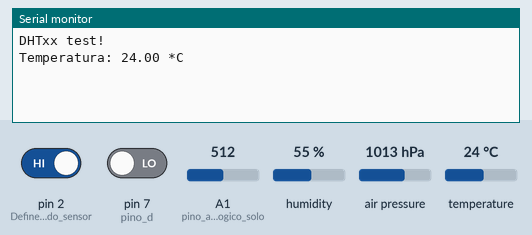
The sketch below on a simulated Arduino Uno, built with avr-gcc and run on an emulated ATmega328P. Parts: the last lines printed to the serial monitor. The test bench sets the inputs (shaded band); at power-on: humidity 55 %, air pressure 1013 hPa, pin 7 (pino_d) LOW, temperature 24 °C, pin 2 (Define_a_porta_do_sensor) HIGH, A1 (pino_analogico_solo) = 512. The modem accepts every AT command (registered, SIM ready, sends succeed) and sends nothing else.

Above: at 9.2 s.
9.3 s: humidity set to 22 %
At 12.2 s:
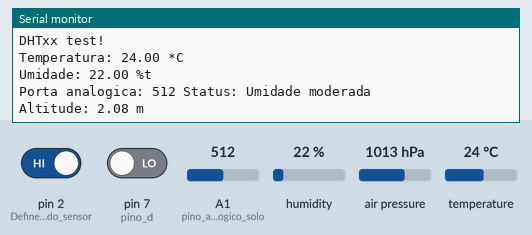
12.5 s: air pressure set to 952 hPa
At 14.9 s:
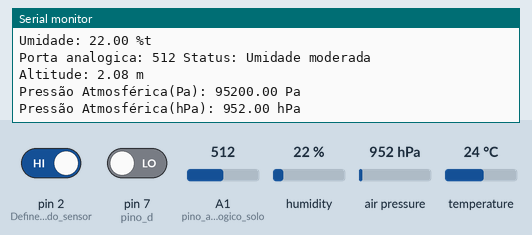
15.7 s: pin 7 (pino_d) driven HIGH
18.7 s: temperature set to 12 °C
At 24.4 s:
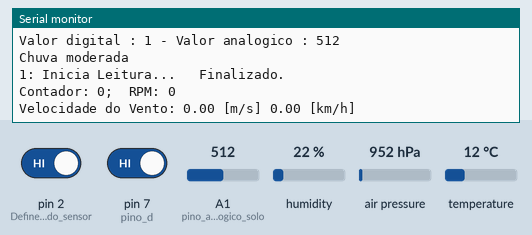
24.7 s: air pressure set to 975 hPa
At 26.0 s:
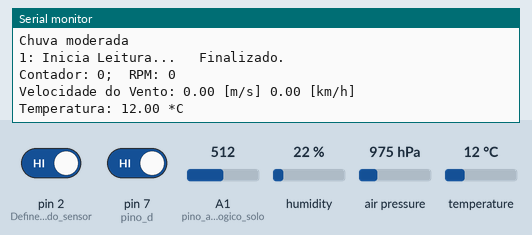

The sketch:

projeto.ino
```cpp
#include <SoftwareSerial.h>
#include "DHT.h"                      //Biblioteca sensor de umidade e temperatura
#include <Adafruit_BMP085.h>          // Biblioteca de pressão atmosférica
#include <Wire.h>


#define DHTPIN A0                     //Pino analógico que o sensor de umidade e temperatura está conectado
#define DHTTYPE DHT11                 //definindo o sensor de umidade DHT 11
DHT dht(DHTPIN, DHTTYPE);             //Definindo o nome do sensor de umidade e temperatura
Adafruit_BMP085 bmp180;               // Definindo o nome do sensor de pressão atmosférica


#define pino_analogico_solo A1        //Definindo o pino analógico do sensor umidade do solo
#define ESP8266_RX 0  // Conectado ao TX do ESP8266
#define ESP8266_TX 1

SoftwareSerial espSerial(ESP8266_RX, ESP8266_TX);

String ssid = "YOUR_WIFI_SSID";
String password = "YOUR_WIFI_PASSWORD";
String firebaseHost = "YOUR_FIREBASE_PROJECT_ID.firebaseio.com";
String firebaseAuth = "YOUR_DATABASE_SECRET";

int valor_analogico;                  //Variável de leitura do sensor de umidade do solo
int pino_d = 7;                       //Definindo o pino digital do sensor de preciptação da chuva
int pino_a = A2;                      //Definindo o pino analógico do sensor de preciptação da chuva

const float pi = 3.14159265;          //Número de pi
int periodo = 5000;                   //Tempo de medida(miliseconds)
int delaytime = 2000;                 //Invervalo entre as amostras (miliseconds)
int raio = 180;                       //Raio do anemometro(mm)

// --- Variáveis Globais ---
unsigned int amostra  = 0;            //Armazena o número de amostras
unsigned int count = 0;               //Contador para o sensor
unsigned int RPM = 0;                 //Rotações por minuto
float velocidade_ms = 0;              //Velocidade do vento (m/s)
float velocidade_km = 0;              //Velocidade do vento (km/h)


void setup() {
  Serial.begin(9600);                 //Inicia o serial monitor
  espSerial.begin(115200);
  Serial.println("DHTxx test!");
  dht.begin();                        //Inicia o sensor de umidade e temperatura
  pinMode(pino_analogico_solo, INPUT);//Define a porta do sensor (unmidade solo)como entrada de dados
  pinMode(pino_d, INPUT);             // Define a porta do sensor(Chuva - digital) como entrada de dados
  pinMode(pino_a, INPUT);             //Define a porta do sensor (Chuva - analógico) como entrada de dados
  pinMode(2, INPUT);                  // Define a porta do sensor anemômetro como entrada de dados
  digitalWrite(2, HIGH);              //Liga o sensor anemômetro
  if(!bmp180.begin()){                //Confere se o sensor de pressão está funcionando
    Serial.println("Sensor não encontrado!!");
    while(1){}
  }

  setupWiFi();

}

void loop() {


  Temperatura();                      //Chama função que mede a Temperatura do ambiente
  Umidade();                          //Chama função que mede a Umidade do ambiente
  UmidadeSolo();                      //Chama função que mede a Umidade do solo
  Altitude();                         //Chama função que mede a Altitude
  Pressao();                          //Chama função que mede a pressão atmosférica
  PrecptacaoChuva();                  //Chama função que identifica a chuva
  Anemometro();                       //Chama função que mede a velocidade do vento
  Serial.println("");
  Serial.println("");
  Serial.println("");
  Serial.println("");

}

void Temperatura(){
  float temperatura = dht.readTemperature(); //Faz a leitura da temperatura do ambiente

  //Confere se o sensor foi encontrado
  if(isnan(temperatura)){
    Serial.println("Sensor de temperatura não encontrado");
  }else{
    Serial.print("Temperatura: ");
    Serial.print(temperatura);
    Serial.println(" *C");
  }

  sendDataToFirebase("/temperature", String(temperatura));
}

void Umidade(){
  float umidade = dht.readHumidity(); //Faz a leitura da umidade do ambiente

  //Confere se o sensor foi encontrado
  if(isnan(umidade)){
    Serial.println("Sensor de umidade não encontrado");
  }else{
    Serial.print("Umidade: ");
    Serial.print(umidade);
    Serial.println(" %t");
  }
}

void UmidadeSolo(){
  //Lê o valor do pino analógico
  valor_analogico = analogRead(pino_analogico_solo);

  //Mostra o valor da porta analogica no serial monitor
  Serial.print("Porta analogica: ");
  Serial.print(valor_analogico);

  if (valor_analogico > 0 && valor_analogico <= 400){
    Serial.println(" Status: Solo umido");
  } else if (valor_analogico > 400 && valor_analogico <= 800){
    Serial.println(" Status: Umidade moderada");
  } else if (valor_analogico > 800 && valor_analogico <= 1024){
    Serial.println(" Status: Solo seco");
  }
  delay(100);
  //Fazer a função map futuramente !!IMPORTANTE!!
}


void PrecptacaoChuva(){
  int val_d = digitalRead(pino_d);                //Variavel de leitura digital do sensor de preciptação da chuva
  int val_a = analogRead(pino_a);                 //Variavel de leitura analógica do sensor de preciptação da chuva

  Serial.print("Valor digital : ");               //Posso tirar - Era só para saber se estava ok !!IMPORTANTE!!
  Serial.print(val_d);
  Serial.print(" - Valor analogico : ");
  Serial.println(val_a);

  //Confere a intensidade da chuva
  if (val_a >900 && val_a <= 1023){
    Serial.println("Não há chuva");
  }else if (val_a >600 && val_a <=900){
    Serial.println("Chuva fraca");
  }else if (val_a >400 && val_a <=600){
    Serial.println("Chuva moderada");
  }else if (val_a <400){
    Serial.println("Chuva forte");
  }
  delay(1000);

  //Acrescentar o sensor ultrassonico para medir a quantidade de chuva !!IMPORTANTE!!
}

void Anemometro(){

  amostra++; //Posso retirar depois - era so para conferir a contagem !! IMPORTANTE !!
  Serial.print(amostra);
  Serial.print(": Inicia Leitura...");
  Velocidade_Vento();
  Serial.println("   Finalizado.");
  Serial.print("Contador: ");
  Serial.print(count);
  Serial.print(";  RPM: ");
  RPMcalc();
  Serial.println(RPM);
  Serial.print("Velocidade do Vento: ");


  Velocidade_MS();
  Serial.print(velocidade_ms);
  Serial.print(" [m/s] ");


  Velocidade_KM();
  Serial.print(velocidade_km);
  Serial.print(" [km/h] ");
  Serial.println();

  delay(delaytime);
}


void Altitude(){
  float altitude = bmp180.readAltitude();
  Serial.print("Altitude: ");
  Serial.print(altitude);
  Serial.println(" m");
  delay(3000);
}


void Pressao(){
  float pressao = bmp180.readPressure();
  Serial.print("Pressão Atmosférica(Pa): ");
  Serial.print(pressao);
  Serial.println(" Pa");
  pressao = pressao / 100;
  Serial.print("Pressão Atmosférica(hPa): ");
  Serial.print(pressao);
  Serial.println(" hPa");
  delay(3000);
}


void Velocidade_Vento() {
  velocidade_ms = 0;
  velocidade_km = 0;

  count = 0;
  attachInterrupt(0, addcount, RISING);
  unsigned long millis();
  long startTime = millis();
  while (millis() < startTime + periodo) {}
}


void RPMcalc() {
  RPM = ((count) * 60) / (periodo / 1000); // Calcula a rotação por minuto (RPM)
}


void Velocidade_MS() {
  velocidade_ms = ((2 * pi * raio * RPM) / 60) / 1000; //Calcula a velocidade do vento em m/s
}


void Velocidade_KM() {
  velocidade_km = (((2 * pi * raio * RPM) / 60) / 1000) * 3.6; //Calcula velocidade do vento em km/h
}


void addcount() {
  count++;
}

void setupWiFi() {
  sendCommand("AT+RST", 2000);
  sendCommand("AT+CWMODE=1", 1000);
  sendCommand("AT+CWJAP=\"" + ssid + "\",\"" + password + "\"", 5000);
}


void sendDataToFirebase(String path, String value) {
  String cmd = "AT+CIPSTART=\"TCP\",\"" + firebaseHost + "\",80";
  sendCommand(cmd, 1000);
  String request = "GET " + path + ".json?auth=" + firebaseAuth + " HTTP/1.1\r\n" +
                   "Host: " + firebaseHost + "\r\n" +
                   "Connection: close\r\n\r\n";
  cmd = "AT+CIPSEND=" + String(request.length());
  sendCommand(cmd, 1000);
  sendCommand(request, 1000);
}

String sendCommand(String cmd, const int timeout) {
  String response = "";
  espSerial.print(cmd);
  long int time = millis();
  while ((time + timeout) > millis()) {
    while (espSerial.available()) {
      char c = espSerial.read();
      response += c;
    }
  }
  return response;
}
```

Measured:
- after the input at 9.3 s, the serial monitor: prints a new line after 1.8 s (image 1)
- after the input at 12.5 s, the serial monitor: prints a new line after 1.7 s (image 2)
